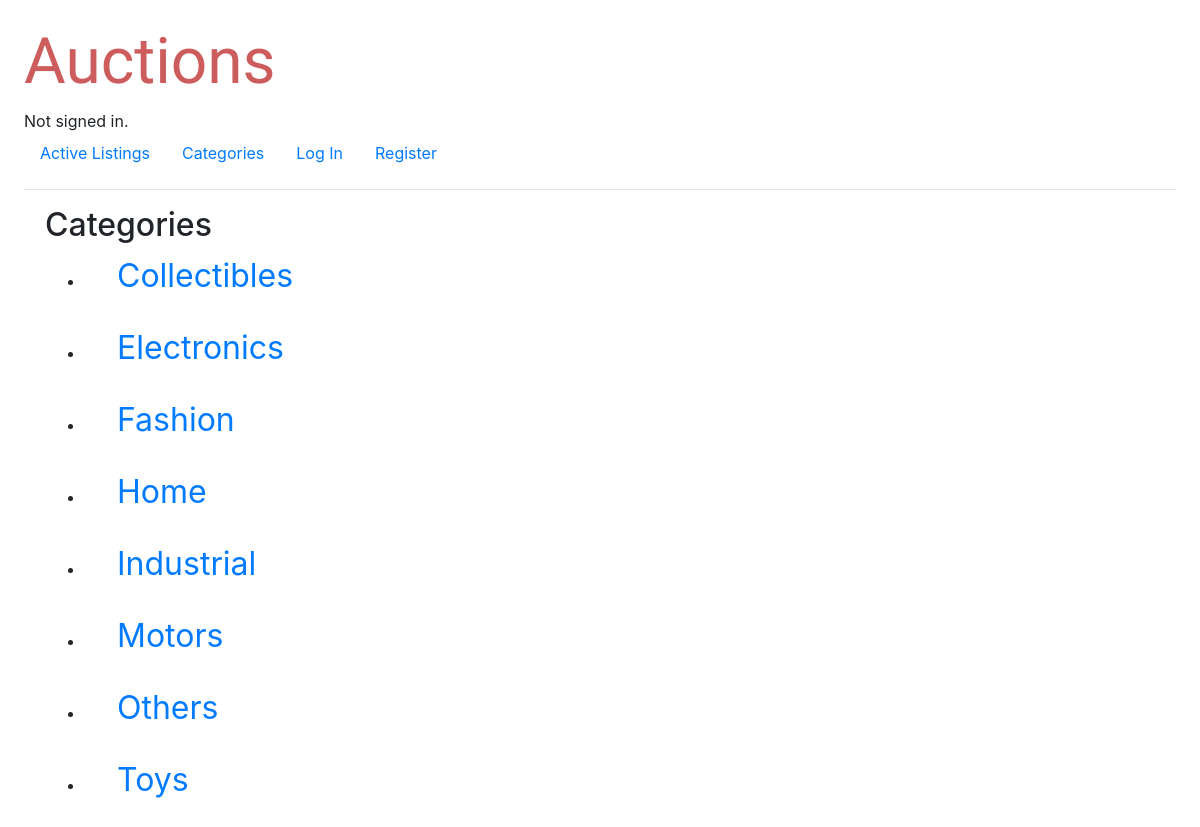
The page /categories on the database its author committed.
### auctions/models.py (models this page shows, shortened)
class Category(models.Model):  # categorías de los artículos a vender
    description = models.TextField(max_length=64, blank=False)

### auctions/views.py (the view)
# urls.py: path("categories", views.categories, name="categories"),
def categories(request):
    active_categories = Auction.objects.values('category').filter(condition="active").distinct()
    categories =  Category.objects.filter(pk__in=active_categories).order_by('description')
    return render(request, "auctions/categories.html", {"categories": categories })

### auctions/templates/auctions/categories.html
{% extends "auctions/layout.html" %}
{% block body %}
<div class="container">
    <h2>Categories</h2>
    <ul>
        {% for category in categories %}
        <li>
            <div class="row">
                <div class="col-12">
                    <a title="view" href="{% url 'categoryselected' category.description %}" class="view">{{ category.description }}</a><br><br>
                </div>
            </div>
        </li>
        {% endfor %}
        </ul>
    </div>
{% endblock %}

### auctions/static/auctions/styles.css (style rules this page uses)
body { padding: 24px; }
.view { font-size:xx-large; font-weight:normal; padding: 16px; margin: 16px; }

### rows shown on the page
Category: description "Collectibles"
Category: description "Electronics"
Category: description "Fashion"
Category: description "Home"
Category: description "Industrial"
Category: description "Motors"
Category: description "Others"
Category: description "Toys"
